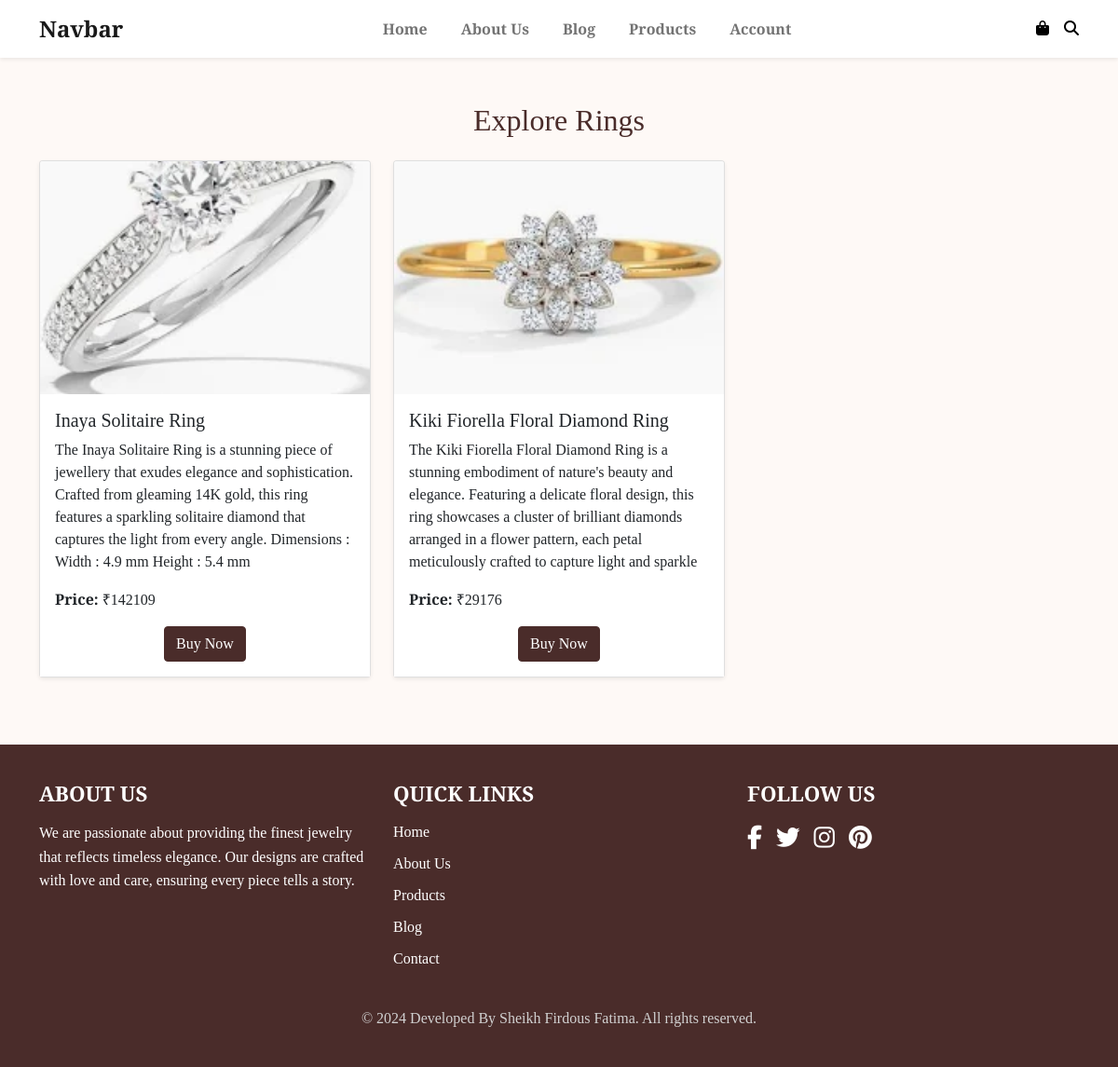
Page /show_product/rings on the earlier database version.
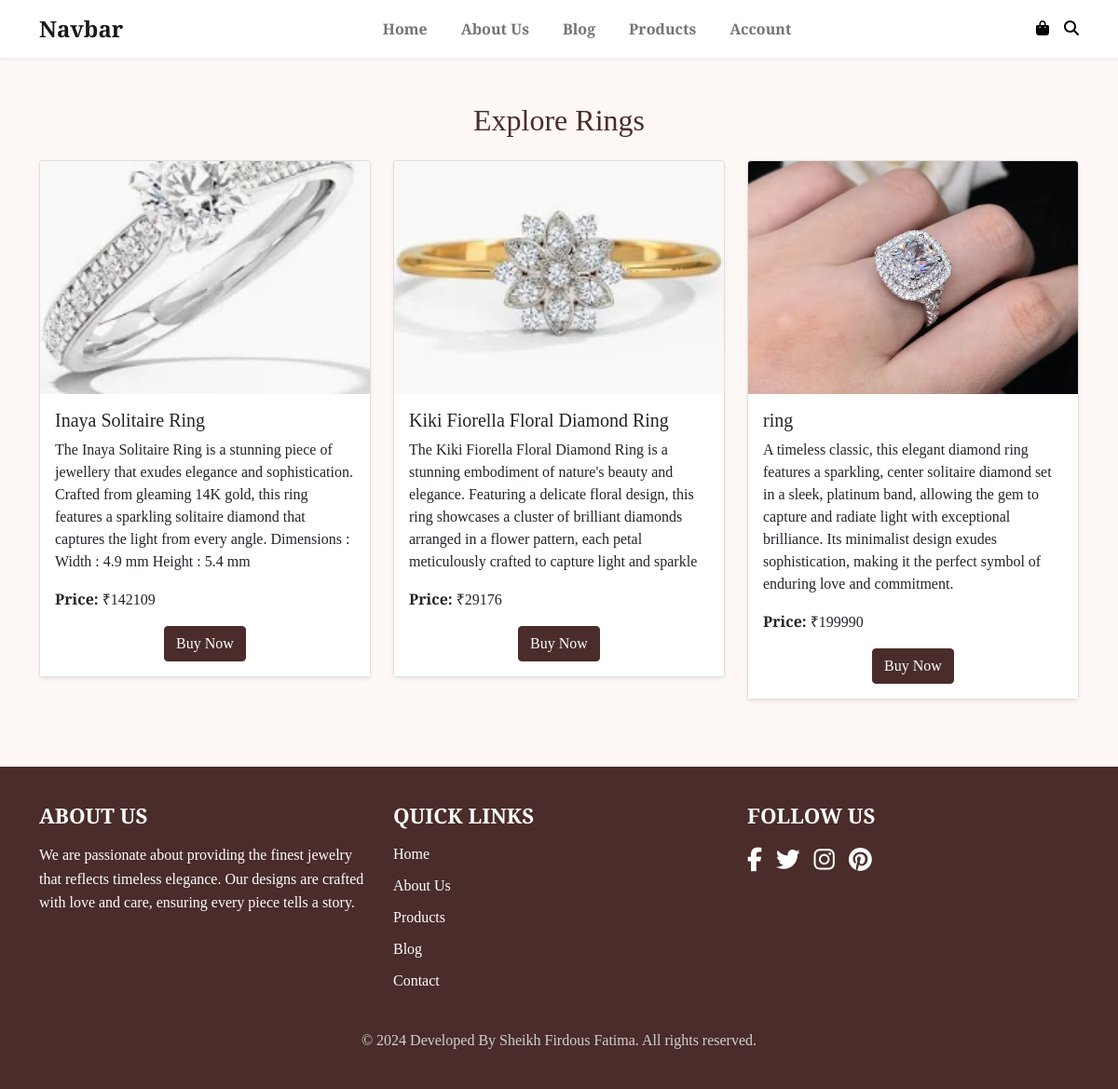
Same page on the later database version.
### models.py (models this page shows)
class Product(Base):
     __tablename__ = 'addProducts'
     id = Column(Integer , primary_key=True)
     productname =Column(String(150) , nullable=False)
     productDesc = Column(String(150) , nullable=False)
     productPrice = Column(Integer , nullable=False)
     productCategory = Column(String(150) , nullable=False)
     img = Column(String(200))

### app.py (the view)
@app.route('/show_product/<string:category>', methods=['GET'])
def show_product(category):
    username=session.get('username')
    products = db_session.query(Product).filter_by(productCategory=category).all()
    return render_template('show_product.html', products=products, category=category,username=username)

### templates/show_product.html (shortened to what this page needs)
<!DOCTYPE html>
<html lang="en">
<head>
     <link href="https://cdn.jsdelivr.net/npm/bootstrap@5.0.2/dist/css/bootstrap.min.css" rel="stylesheet"
>
     <link rel="stylesheet" href="{{url_for('static' ,filename ='css/style.css')}}">
</head>
<body>
     <nav class="navbar navbar-expand-lg navbar-light bg-white shadow-sm">
          <div class="container">
               <a class="navbar-brand" href="#">Navbar</a>
               <div class="mx-auto d-flex">
                    <ul class="navbar-nav">
                         <li class="nav-item">
                              <a class="nav-link" href="/">Home</a>
                         </li>
                         <li class="nav-item">
                              <a class="nav-link" href="/aboutus/">About Us</a>
                         </li>
                         <li class="nav-item">
                              <a class="nav-link" href="#">Blog</a>
                         </li>
                         <li class="nav-item">
                              <a class="nav-link" href="/product/">Products</a>
                         </li>
                         <li class="nav-item">
                              <a class="nav-link" href="/login/">Account</a>
                         </li>
                    </ul>
               </div>
               <div class="d-flex align-items-center">
                    <a href="#" class="me-3">
                         <i class="fa-solid fa-bag-shopping fa-1x icon-style"></i>
                    </a>
                    <a href="#">
                         <i class="fa-solid fa-magnifying-glass fa-1x icon-style"></i>
                    </a>
               </div>
          </div>
     </nav>
     <div class="container py-5">
          <h2 class="text-center mb-4" style="color: #4a2c2a;">Explore {{ category.title() }}</h2>
          <div class="row">
              {% if products %}
                  {% for product in products %}
                      <div class="col-md-4 mb-4">
                          <div class="card shadow-sm product-card">
                              <img src="{{product.img}}" class="card-img-top" alt="{{ product.productname }}" style="height: 250px; object-fit: cover;">
                              <div class="card-body" style="background-color: #fff;">
                                  <h5 class="card-title">{{ product.productname }}</h5>
                                  <p class="card-text">{{ product.productDesc }}</p>
                                  <p class="card-text"><strong>Price:</strong> ₹{{ product.productPrice }}</p>
                                  <div class="text-center">
                                      <a href="#" class="btn btn-primary">Buy Now</a>
                                  </div>
                              </div>
                          </div>
                      </div>
                  {% endfor %}
              {% else %}
                  <div class="col-12 text-center">
                      <p class="text-muted">No products available in this category.</p>
                  </div>
              {% endif %}
          </div>
      </div>
     <footer class="footer">
          <div class="container">
               <div class="row">
                    <div class="col-md-4">
                         <h5 class="footer-title">About Us</h5>
                         <p class="footer-text">We are passionate about providing the finest jewelry that reflects
                              timeless elegance. Our designs are crafted with love and care, ensuring every piece tells
                              a story.</p>
                    </div>
                    <div class="col-md-4">
                         <h5 class="footer-title">Quick Links</h5>
                         <ul class="footer-links">
                              <li><a href="#">Home</a></li>
                              <li><a href="/aboutus/">About Us</a></li>
                              <li><a href="#">Products</a></li>
                              <li><a href="#">Blog</a></li>
                              <li><a href="#">Contact</a></li>
                         </ul>
                    </div>
                    <div class="col-md-4">
                         <h5 class="footer-title">Follow Us</h5>
                         <div class="social-icons">
                              <a href="#" class="social-icon"><i class="fa-brands fa-facebook-f"></i></a>
                              <a href="#" class="social-icon"><i class="fa-brands fa-twitter"></i></a>
                              <a href="#" class="social-icon"><i class="fa-brands fa-instagram"></i></a>
                              <a href="#" class="social-icon"><i class="fa-brands fa-pinterest"></i></a>
                         </div>
                    </div>
               </div>
               <div class="text-center mt-4">
                    <p class="footer-copyright">&copy; 2024 Developed By Sheikh Firdous Fatima. All rights reserved.</p>
               </div>
          </div>
     </footer>
</body>
</html>

### static/css/style.css (style rules this page uses)
body { font-family: 'Playfair Display', serif; }
.navbar-brand { font-size: 1.5rem; font-weight: bold; }
.nav-link { color: black; font-weight: bold; font-size: 1rem; margin: 0 10px; }
.icon-style { color: black; }
.footer { background-color: #4a2c2a; color: #fff; padding: 40px 0; font-family: 'Playfair Display', serif; }
.footer-title { font-size: 1.4rem; font-weight: bold; margin-bottom: 15px; text-transform: uppercase; }
.footer-text { font-size: 1rem; line-height: 1.6; }
.footer-links { list-style: none; padding: 0; }
.footer-links li { margin-bottom: 10px; }
.footer-links a { color: #fff; text-decoration: none; font-size: 1rem; transition: color 0.3s ease; }
.social-icons { display: flex; gap: 15px; }
.social-icon { color: #fff; font-size: 1.6rem; transition: color 0.3s ease; }
.footer-copyright { font-size: 1rem; color: #d1d1d1; margin-bottom: 0; }

### templates/show_product.html (style rules this page uses)
body { background-color: #fef9f6; }
.product-card { transition: transform 0.2s ease-in-out; }
.btn-primary { background-color: #4a2c2a; border-color: #4a2c2a; }

Differences in the rows shown:
added Product: img (picture), productname "ring", productDesc "A timeless classic, this elegant diamond ring features a sparkling, center solitaire diamond set in a sleek, platinum band, allowing the gem to capture and radiate light with exceptional brilliance. Its minimalist design exudes sophistication, making it the perfect symbol of enduring love and commitment.", productPrice "199990"
